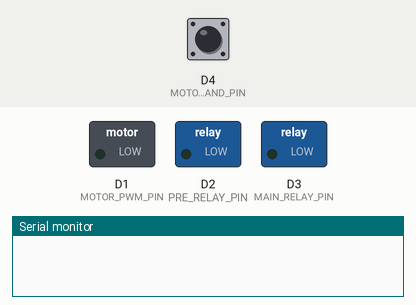
Simulated run of this sketch. Board: Seeed XIAO (SAMD21). Shown: switched loads named in the sketch (green lamp = pin HIGH), the last lines printed to the serial monitor. The inputs (shaded band) are chosen by the test bench; at power-on: D4 (MOTOR_COMMAND_PIN) HIGH.

Above: at 1.2 s.
1.3 s: D4 (MOTOR_COMMAND_PIN) pulled LOW for 1 s
At 1.58 s:
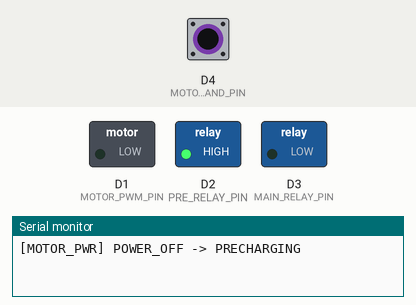
At 2.72 s:
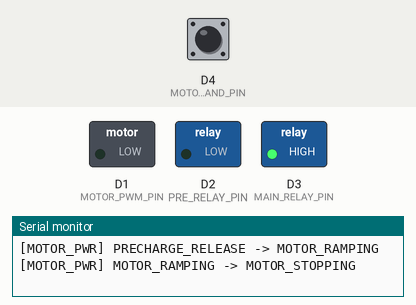
4.3 s: D4 (MOTOR_COMMAND_PIN) pulled LOW for 0.15 s
At 4.9 s:
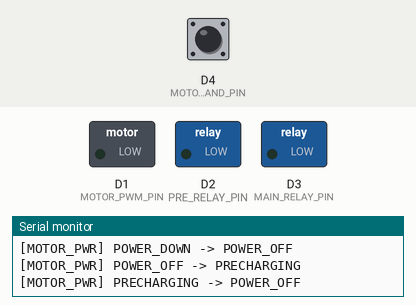
Timing chart, 0 to 7.3 s (numbered marks = the images above; inputs shaded):
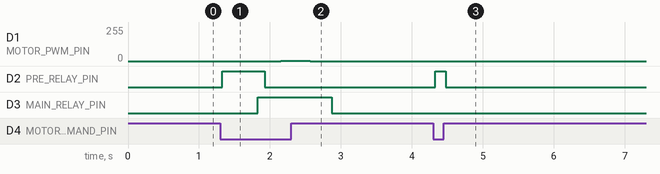

The sketch:

motor_control_io.ino
```cpp
// Moon Observe motor controller for Seeed Studio XIAO SAMD21.
// Command input (MOTOR_COMMAND_PIN, D4): HIGH or disconnected requests stop,
// LOW requests the normal power sequence and PWM ramp. The pin is polled in
// every loop and acted on by level, not by edge: D4 is the SAMD21 NMI pin,
// which noInterrupts() cannot mask, and the earlier interrupt-flag version
// lost edges and then never read the pin again.

#include "board_config.h"

enum class MotorPowerState : uint8_t {
  POWER_OFF,
  PRECHARGING,
  MAIN_RELAY_SETTLING,
  PRECHARGE_RELEASE,
  MOTOR_RAMPING,
  MOTOR_RUNNING,
  MOTOR_STOPPING,
  POWER_DOWN
};

// Explicit prototypes avoid Arduino's auto-prototype placement before the enum.
const char* stateName(MotorPowerState state);
void enterPowerState(MotorPowerState nextState);
void motorPowerStart();
void motorPowerStop();

MotorPowerState powerState = MotorPowerState::POWER_OFF;
unsigned long stateStartedAt = 0;
unsigned long lastRampAt = 0;
unsigned long pwmZeroAt = 0;
bool pwmZeroAtValid = false;
uint8_t currentDuty = 0;
bool commandCandidateHigh = true;
bool commandStableHigh = true;
bool commandStartArmed = false;
unsigned long commandCandidateSince = 0;

void updateMotorCommand() {
  const unsigned long now = millis();
  const bool pinHigh = digitalRead(MOTOR_COMMAND_PIN) == HIGH;

  // Debounce: a level counts once it has held for MOTOR_COMMAND_DEBOUNCE_MS.
  if (pinHigh != commandCandidateHigh) {
    commandCandidateHigh = pinHigh;
    commandCandidateSince = now;
  }
  if (commandStableHigh != commandCandidateHigh &&
      now - commandCandidateSince >= MOTOR_COMMAND_DEBOUNCE_MS) {
    commandStableHigh = commandCandidateHigh;
    // A start needs a HIGH seen since boot or since the last start.
    if (commandStableHigh) commandStartArmed = true;
  }

  // Act on the level. A LOW that arrives during the soft stop is kept and
  // starts the motor once the power is off.
  if (commandStableHigh) {
    motorPowerStop();  // Returns at once when already off or stopping.
  } else if (commandStartArmed && powerState == MotorPowerState::POWER_OFF) {
    commandStartArmed = false;
    motorPowerStart();
  }
}

const char* stateName(MotorPowerState state) {
  switch (state) {
    case MotorPowerState::POWER_OFF: return "POWER_OFF";
    case MotorPowerState::PRECHARGING: return "PRECHARGING";
    case MotorPowerState::MAIN_RELAY_SETTLING: return "MAIN_RELAY_SETTLING";
    case MotorPowerState::PRECHARGE_RELEASE: return "PRECHARGE_RELEASE";
    case MotorPowerState::MOTOR_RAMPING: return "MOTOR_RAMPING";
    case MotorPowerState::MOTOR_RUNNING: return "MOTOR_RUNNING";
    case MotorPowerState::MOTOR_STOPPING: return "MOTOR_STOPPING";
    case MotorPowerState::POWER_DOWN: return "POWER_DOWN";
    default: return "INVALID";
  }
}

void setMotorPwm(uint8_t duty) {
  if (powerState != MotorPowerState::MOTOR_RAMPING &&
      powerState != MotorPowerState::MOTOR_RUNNING &&
      powerState != MotorPowerState::MOTOR_STOPPING) {
    duty = 0;
  }
  currentDuty = duty;
  analogWrite(MOTOR_PWM_PIN, duty);
}

void enterPowerState(MotorPowerState nextState) {
  const MotorPowerState previousState = powerState;

  switch (nextState) {
    case MotorPowerState::POWER_OFF:
    case MotorPowerState::POWER_DOWN:
      setMotorPwm(0);
      digitalWrite(PRE_RELAY_PIN, LOW);
      digitalWrite(MAIN_RELAY_PIN, LOW);
      break;
    case MotorPowerState::PRECHARGING:
      setMotorPwm(0);
      digitalWrite(MAIN_RELAY_PIN, LOW);
      digitalWrite(PRE_RELAY_PIN, HIGH);
      break;
    case MotorPowerState::MAIN_RELAY_SETTLING:
      setMotorPwm(0);
      digitalWrite(PRE_RELAY_PIN, HIGH);
      digitalWrite(MAIN_RELAY_PIN, HIGH);
      break;
    case MotorPowerState::PRECHARGE_RELEASE:
      setMotorPwm(0);
      digitalWrite(PRE_RELAY_PIN, LOW);
      digitalWrite(MAIN_RELAY_PIN, HIGH);
      break;
    case MotorPowerState::MOTOR_RAMPING:
    case MotorPowerState::MOTOR_RUNNING:
    case MotorPowerState::MOTOR_STOPPING:
      digitalWrite(PRE_RELAY_PIN, LOW);
      digitalWrite(MAIN_RELAY_PIN, HIGH);
      break;
    default:
      setMotorPwm(0);
      digitalWrite(PRE_RELAY_PIN, LOW);
      digitalWrite(MAIN_RELAY_PIN, LOW);
      nextState = MotorPowerState::POWER_OFF;
      break;
  }

  powerState = nextState;
  stateStartedAt = millis();
  if (nextState == MotorPowerState::MOTOR_RAMPING ||
      nextState == MotorPowerState::MOTOR_STOPPING) {
    lastRampAt = stateStartedAt;
  }
  if (Serial) {
    Serial.print(F("[MOTOR_PWR] "));
    Serial.print(stateName(previousState));
    Serial.print(F(" -> "));
    Serial.println(stateName(powerState));
  }
}

void motorPowerInit() {
  // Latch LOW before setting each pin to OUTPUT.
  digitalWrite(MOTOR_PWM_PIN, LOW);
  digitalWrite(PRE_RELAY_PIN, LOW);
  digitalWrite(MAIN_RELAY_PIN, LOW);
  pinMode(MOTOR_PWM_PIN, OUTPUT);
  pinMode(PRE_RELAY_PIN, OUTPUT);
  pinMode(MAIN_RELAY_PIN, OUTPUT);
  analogWriteResolution(8);
  analogWrite(MOTOR_PWM_PIN, 0);

  currentDuty = 0;
  powerState = MotorPowerState::POWER_OFF;
  stateStartedAt = millis();
}

void motorPowerStart() {
  if (TARGET_PWM_DUTY == 0 || powerState != MotorPowerState::POWER_OFF) return;
  enterPowerState(MotorPowerState::PRECHARGING);
}

// Normal stop: ramp PWM down before releasing motor power.
void motorPowerStop() {
  if (powerState == MotorPowerState::PRECHARGING ||
      powerState == MotorPowerState::MAIN_RELAY_SETTLING ||
      powerState == MotorPowerState::PRECHARGE_RELEASE) {
    // PWM has never been enabled, so the relays can be released immediately.
    enterPowerState(MotorPowerState::POWER_OFF);
    return;
  }
  if (powerState == MotorPowerState::MOTOR_RAMPING ||
      powerState == MotorPowerState::MOTOR_RUNNING) {
    enterPowerState(MotorPowerState::MOTOR_STOPPING);
    pwmZeroAtValid = false;
  }
  // Off, stopping or powering down: nothing to do. This is called in every
  // loop while the command is HIGH. An invalid state is left to
  // motorPowerUpdate(), which drops straight to POWER_OFF.
}

void motorPowerUpdate() {
  const unsigned long now = millis();
  const unsigned long elapsed = now - stateStartedAt;

  switch (powerState) {
    case MotorPowerState::POWER_OFF:
      break;
    case MotorPowerState::PRECHARGING:
      if (elapsed >= PRECHARGE_TIME_MS)
        enterPowerState(MotorPowerState::MAIN_RELAY_SETTLING);
      break;
    case MotorPowerState::MAIN_RELAY_SETTLING:
      if (elapsed >= MAIN_RELAY_SETTLE_MS)
        enterPowerState(MotorPowerState::PRECHARGE_RELEASE);
      break;
    case MotorPowerState::PRECHARGE_RELEASE:
      if (elapsed >= POST_PRECHARGE_OFF_MS)
        enterPowerState(MotorPowerState::MOTOR_RAMPING);
      break;
    case MotorPowerState::MOTOR_RAMPING:
      if (now - lastRampAt >= PWM_RAMP_INTERVAL_MS) {
        lastRampAt = now;
        const uint16_t next = static_cast<uint16_t>(currentDuty) + PWM_RAMP_STEP;
        setMotorPwm(next < TARGET_PWM_DUTY
                        ? static_cast<uint8_t>(next) : TARGET_PWM_DUTY);
        if (currentDuty == TARGET_PWM_DUTY)
          enterPowerState(MotorPowerState::MOTOR_RUNNING);
      }
      break;
    case MotorPowerState::MOTOR_RUNNING:
      break;
    case MotorPowerState::MOTOR_STOPPING:
      if (currentDuty > 0 && now - lastRampAt >= PWM_RAMP_INTERVAL_MS) {
        lastRampAt = now;
        setMotorPwm(currentDuty > PWM_STOP_RAMP_STEP
                        ? currentDuty - PWM_STOP_RAMP_STEP : 0);
      }
      if (currentDuty == 0 && !pwmZeroAtValid) {
        pwmZeroAt = now;
        pwmZeroAtValid = true;
      }
      if (pwmZeroAtValid && now - pwmZeroAt >= MOTOR_STOP_SETTLE_MS)
        enterPowerState(MotorPowerState::POWER_DOWN);
      break;
    case MotorPowerState::POWER_DOWN:
      enterPowerState(MotorPowerState::POWER_OFF);
      break;
    default:
      enterPowerState(MotorPowerState::POWER_OFF);
      break;
  }
}

void setup() {
  motorPowerInit();
  pinMode(MOTOR_COMMAND_PIN, INPUT_PULLUP);
  commandStableHigh = digitalRead(MOTOR_COMMAND_PIN) == HIGH;
  commandCandidateHigh = commandStableHigh;
  // A LOW already present at boot is not a fresh start command.
  commandStartArmed = commandStableHigh;
  commandCandidateSince = millis();
  Serial.begin(115200);
}

void loop() {
  updateMotorCommand();
  motorPowerUpdate();
}
```

board_config.h
```cpp
#pragma once

// Seeed Studio XIAO SAMD21 wiring confirmed by the relay/PWM test sketches.
constexpr uint8_t PRE_RELAY_PIN = D2;
constexpr uint8_t MAIN_RELAY_PIN = D3;
constexpr uint8_t MOTOR_PWM_PIN = D1;
constexpr uint8_t MOTOR_COMMAND_PIN = D4;
constexpr unsigned long MOTOR_COMMAND_DEBOUNCE_MS = 30;

// Set this to the duty found with motor_pwm_test (1..255).
// Zero keeps the power sequence disabled until the tested value is entered.
#ifndef TARGET_PWM_DUTY
#define TARGET_PWM_DUTY 54
#endif

static_assert(TARGET_PWM_DUTY >= 0 && TARGET_PWM_DUTY <= 90,
              "TARGET_PWM_DUTY must be between 0 and 90");

constexpr unsigned long PRECHARGE_TIME_MS = 500;
constexpr unsigned long MAIN_RELAY_SETTLE_MS = 100;
constexpr unsigned long POST_PRECHARGE_OFF_MS = 100;
constexpr unsigned long PWM_RAMP_INTERVAL_MS = 120;
constexpr uint8_t PWM_RAMP_STEP = 1;
constexpr uint8_t PWM_STOP_RAMP_STEP = 1;
constexpr unsigned long MOTOR_STOP_SETTLE_MS = 300;

static_assert(MOTOR_PWM_PIN != PRE_RELAY_PIN &&
                  MOTOR_PWM_PIN != MAIN_RELAY_PIN,
              "PWM and relay pins must be different");
static_assert(MOTOR_COMMAND_PIN != MOTOR_PWM_PIN &&
                  MOTOR_COMMAND_PIN != PRE_RELAY_PIN &&
                  MOTOR_COMMAND_PIN != MAIN_RELAY_PIN,
              "Command input and motor outputs must be different");
static_assert(PWM_RAMP_INTERVAL_MS > 0 && PWM_RAMP_STEP > 0 &&
                  PWM_STOP_RAMP_STEP > 0,
              "PWM ramp must make progress");
```

Measured:
- after the input at 1.3 s, D1 (MOTOR_PWM_PIN): 0/255 → 1/255 after 0.85 s, → 2/255 0.12 s later, → 1/255 0.18 s later, → 0/255 0.12 s later; D2 (PRE_RELAY_PIN): LOW → HIGH at once, → LOW 0.60 s later; D3 (MAIN_RELAY_PIN): LOW → HIGH after 0.53 s, → LOW 1.0 s later
- after the input at 4.3 s, D2 (PRE_RELAY_PIN): LOW → HIGH at once, → LOW 0.15 s later
